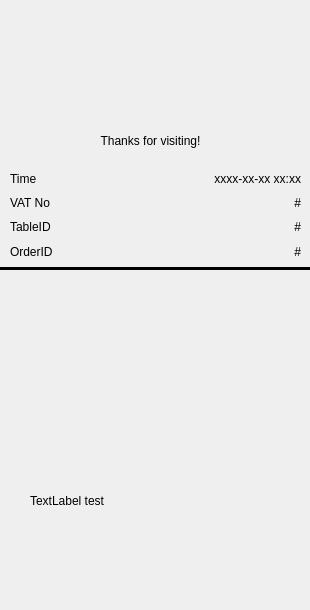
<?xml version="1.0" encoding="UTF-8"?>
<ui version="4.0">
 <class>Form</class>
 <widget class="QWidget" name="Form">
  <property name="geometry">
   <rect>
    <x>0</x>
    <y>0</y>
    <width>310</width>
    <height>610</height>
   </rect>
  </property>
  <property name="windowTitle">
   <string>Form</string>
  </property>
  <widget class="QWidget" name="horizontalLayoutWidget">
   <property name="geometry">
    <rect>
     <x>90</x>
     <y>10</y>
     <width>131</width>
     <height>111</height>
    </rect>
   </property>
   <layout class="QHBoxLayout" name="horizontalLayout">
    <item>
     <widget class="QLabel" name="label_5">
      <property name="maximumSize">
       <size>
        <width>100</width>
        <height>100</height>
       </size>
      </property>
      <property name="text">
       <string/>
      </property>
      <property name="pixmap">
       <pixmap resource="../img/resource.qrc">:/Icon/icon.png</pixmap>
      </property>
      <property name="scaledContents">
       <bool>true</bool>
      </property>
     </widget>
    </item>
   </layout>
  </widget>
  <widget class="QLabel" name="label_2">
   <property name="geometry">
    <rect>
     <x>10</x>
     <y>130</y>
     <width>281</width>
     <height>21</height>
    </rect>
   </property>
   <property name="text">
    <string>Thanks for visiting!</string>
   </property>
   <property name="alignment">
    <set>Qt::AlignCenter</set>
   </property>
  </widget>
  <widget class="QWidget" name="gridLayoutWidget">
   <property name="geometry">
    <rect>
     <x>10</x>
     <y>170</y>
     <width>291</width>
     <height>91</height>
    </rect>
   </property>
   <layout class="QGridLayout" name="gridLayout">
    <property name="sizeConstraint">
     <enum>QLayout::SetMaximumSize</enum>
    </property>
    <property name="horizontalSpacing">
     <number>6</number>
    </property>
    <item row="0" column="0">
     <widget class="QLabel" name="label">
      <property name="maximumSize">
       <size>
        <width>16777215</width>
        <height>20</height>
       </size>
      </property>
      <property name="text">
       <string>Time</string>
      </property>
     </widget>
    </item>
    <item row="0" column="1">
     <widget class="QLabel" name="LBTime">
      <property name="maximumSize">
       <size>
        <width>16777215</width>
        <height>20</height>
       </size>
      </property>
      <property name="layoutDirection">
       <enum>Qt::LeftToRight</enum>
      </property>
      <property name="text">
       <string>xxxx-xx-xx xx:xx</string>
      </property>
      <property name="alignment">
       <set>Qt::AlignRight|Qt::AlignTrailing|Qt::AlignVCenter</set>
      </property>
     </widget>
    </item>
    <item row="2" column="1">
     <widget class="QLabel" name="LBTable">
      <property name="minimumSize">
       <size>
        <width>0</width>
        <height>20</height>
       </size>
      </property>
      <property name="layoutDirection">
       <enum>Qt::LeftToRight</enum>
      </property>
      <property name="text">
       <string>#</string>
      </property>
      <property name="alignment">
       <set>Qt::AlignRight|Qt::AlignTrailing|Qt::AlignVCenter</set>
      </property>
     </widget>
    </item>
    <item row="3" column="1">
     <widget class="QLabel" name="label_7">
      <property name="maximumSize">
       <size>
        <width>16777215</width>
        <height>20</height>
       </size>
      </property>
      <property name="text">
       <string>#</string>
      </property>
      <property name="alignment">
       <set>Qt::AlignRight|Qt::AlignTrailing|Qt::AlignVCenter</set>
      </property>
     </widget>
    </item>
    <item row="1" column="1">
     <widget class="QLabel" name="LBVATNo">
      <property name="maximumSize">
       <size>
        <width>16777215</width>
        <height>20</height>
       </size>
      </property>
      <property name="text">
       <string>#</string>
      </property>
      <property name="alignment">
       <set>Qt::AlignRight|Qt::AlignTrailing|Qt::AlignVCenter</set>
      </property>
     </widget>
    </item>
    <item row="1" column="0">
     <widget class="QLabel" name="label_4">
      <property name="maximumSize">
       <size>
        <width>16777215</width>
        <height>20</height>
       </size>
      </property>
      <property name="text">
       <string>VAT No</string>
      </property>
     </widget>
    </item>
    <item row="3" column="0">
     <widget class="QLabel" name="label_6">
      <property name="maximumSize">
       <size>
        <width>16777215</width>
        <height>20</height>
       </size>
      </property>
      <property name="text">
       <string>OrderID</string>
      </property>
     </widget>
    </item>
    <item row="2" column="0">
     <widget class="QLabel" name="label_3">
      <property name="maximumSize">
       <size>
        <width>16777215</width>
        <height>20</height>
       </size>
      </property>
      <property name="text">
       <string>TableID</string>
      </property>
     </widget>
    </item>
   </layout>
  </widget>
  <widget class="Line" name="line">
   <property name="geometry">
    <rect>
     <x>0</x>
     <y>260</y>
     <width>311</width>
     <height>16</height>
    </rect>
   </property>
   <property name="frameShadow">
    <enum>QFrame::Plain</enum>
   </property>
   <property name="lineWidth">
    <number>3</number>
   </property>
   <property name="orientation">
    <enum>Qt::Horizontal</enum>
   </property>
  </widget>
  <widget class="QWidget" name="formLayoutWidget">
   <property name="geometry">
    <rect>
     <x>10</x>
     <y>280</y>
     <width>291</width>
     <height>81</height>
    </rect>
   </property>
   <layout class="QFormLayout" name="formLayout"/>
  </widget>
  <widget class="QLabel" name="label_8">
   <property name="geometry">
    <rect>
     <x>30</x>
     <y>490</y>
     <width>283</width>
     <height>21</height>
    </rect>
   </property>
   <property name="text">
    <string>TextLabel test</string>
   </property>
  </widget>
 </widget>
 <resources>
  <include location="../img/resource.qrc"/>
 </resources>
 <connections/>
</ui>
